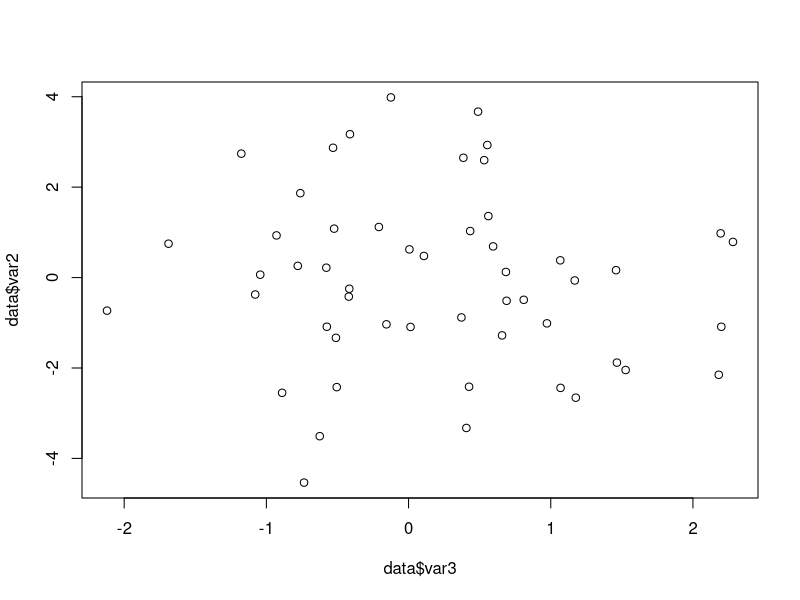
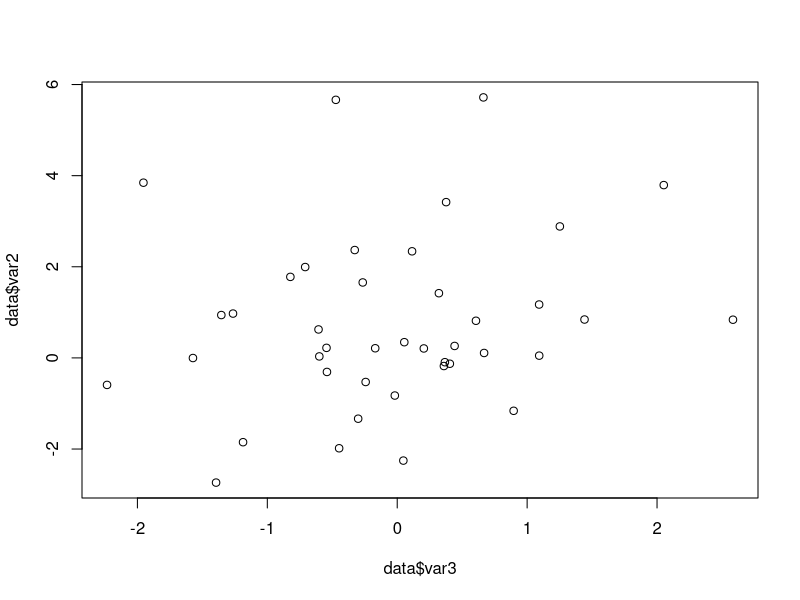
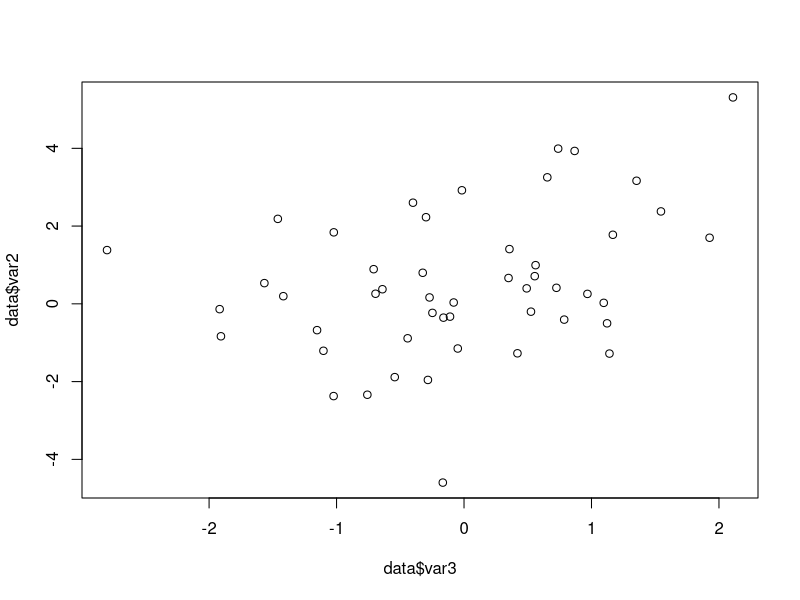
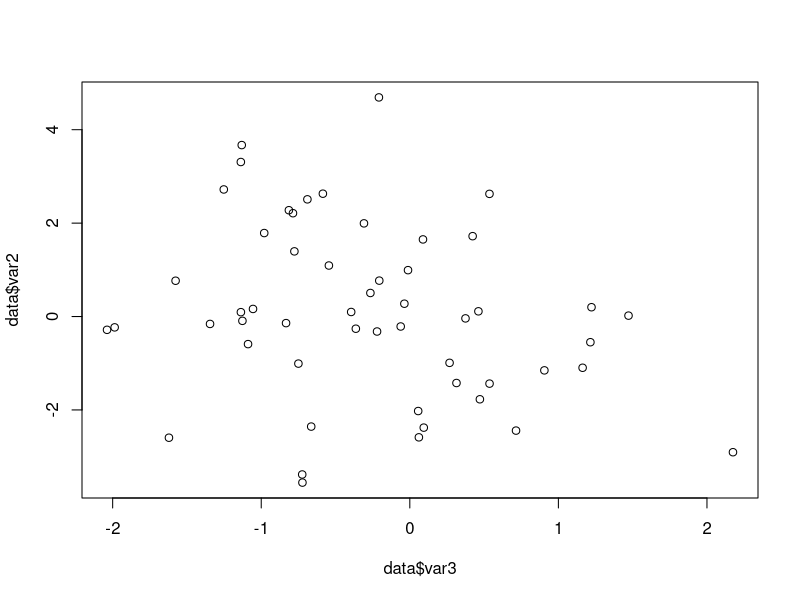
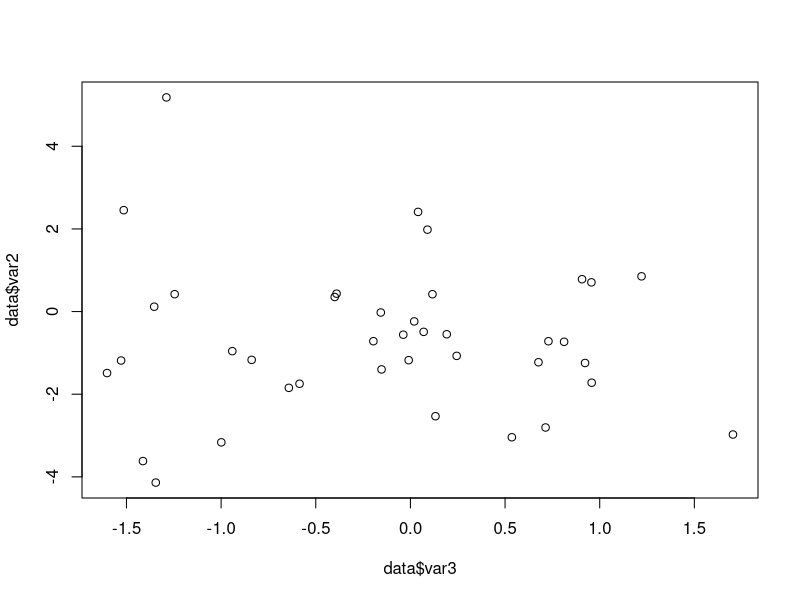

Recreate these plots in R, in order.
# eqmb_craft_a_minimal.R

# Load necessary libraries
library(magrittr)
library(purrr)
library(dplyr)

# Define a function to generate random data
generate_data <- function(n) {
  data.frame(
    id = 1:n,
    var1 = rnorm(n),
    var2 = rnorm(n),
    var3 = rnorm(n)
  )
}

# Define a function to process data (e.g., filter, transform)
process_data <- function(data) {
  data %>% 
    filter(var1 > 0) %>% 
    mutate(var2 = var2 * 2) %>% 
    select(id, var2, var3)
}

# Define a function to visualize data
visualize_data <- function(data) {
  plot(data$var2 ~ data$var3)
}

# Create a data pipeline simulator
pipeline_simulator <- function(n, iterations) {
  for (i in 1:iterations) {
    data <- generate_data(n)
    data <- process_data(data)
    visualize_data(data)
    cat("Iteration", i, "complete\n")
  }
}

# Run the pipeline simulator
pipeline_simulator(100, 5)